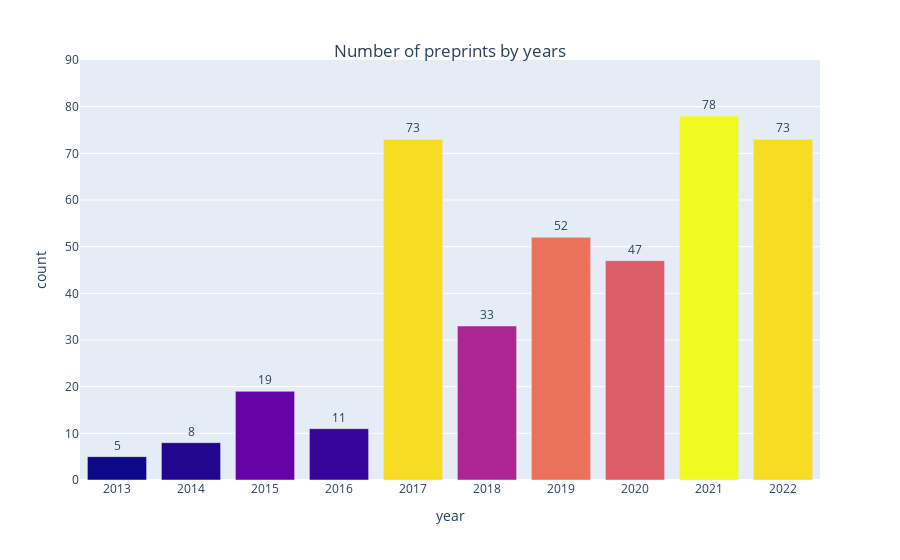

Write notebook code for a chart like this one.
### Code cell
df_pub_years = pd.DataFrame({
    'year': data['year'].dropna().unique(),
    'count': data['year'].value_counts().tolist()
})
df_pub_years = df_pub_years.sort_values(by='year', ascending=True)
tick_val = df_pub_years.year.to_list()

fig = px.bar(df_pub_years, x="year", y="count", color= "count", 
            hover_data=['year'], text ='count')
fig.update_layout(yaxis={'categoryorder':'total ascending'})
fig.update_layout(uniformtext_minsize=8, uniformtext_mode='hide')
fig.update_traces(textposition='outside')
fig.update_layout(title_text='Number of preprints by years', title_x=0.5, title_y=0.92,
    showlegend=False)
fig.update_yaxes(range=[0,90])
fig.update_layout(
    xaxis = dict(
        tickmode = 'array',
        tickvals = tick_val,
        ticktext = tick_val
    )
)
fig.update_coloraxes(showscale=False)

fig.show()

### Figure 1 — Plotly figure (JSON) as saved in the notebook; plotly's stock layout.template omitted (floating-point values rounded to 4 significant figures)
{"data": [{"alignmentgroup": "True", "hovertemplate": "year=%{x}<br>count=%{marker.color}<extra></extra>", "legendgroup": "", "marker": {"color": [5, 8, 19, 11, 73, 33, 52, 47, 78, 73], "coloraxis": "coloraxis", "pattern": {"shape": ""}}, "name": "", "offsetgroup": "", "orientation": "v", "showlegend": false, "text": [5, 8, 19, 11, 73, 33, 52, 47, 78, 73], "textposition": "outside", "type": "bar", "x": [2013, 2014, 2015, 2016, 2017, 2018, 2019, 2020, 2021, 2022], "xaxis": "x", "y": [5, 8, 19, 11, 73, 33, 52, 47, 78, 73], "yaxis": "y"}], "layout": {"barmode": "relative", "coloraxis": {"colorbar": {"title": {"text": "count"}}, "colorscale": [[0, "#0d0887"], [0.1111, "#46039f"], [0.2222, "#7201a8"], [0.3333, "#9c179e"], [0.4444, "#bd3786"], [0.5556, "#d8576b"], [0.6667, "#ed7953"], [0.7778, "#fb9f3a"], [0.8889, "#fdca26"], [1, "#f0f921"]], "showscale": false}, "legend": {"tracegroupgap": 0}, "margin": {"t": 60}, "showlegend": false, "title": {"text": "Number of preprints by years", "x": 0.5, "y": 0.92}, "uniformtext": {"minsize": 8, "mode": "hide"}, "xaxis": {"anchor": "y", "domain": [0, 1], "tickmode": "array", "ticktext": [2013, 2014, 2015, 2016, 2017, 2018, 2019, 2020, 2021, 2022], "tickvals": [2013, 2014, 2015, 2016, 2017, 2018, 2019, 2020, 2021, 2022], "title": {"text": "year"}}, "yaxis": {"anchor": "x", "categoryorder": "total ascending", "domain": [0, 1], "range": [0, 90], "title": {"text": "count"}}}}
